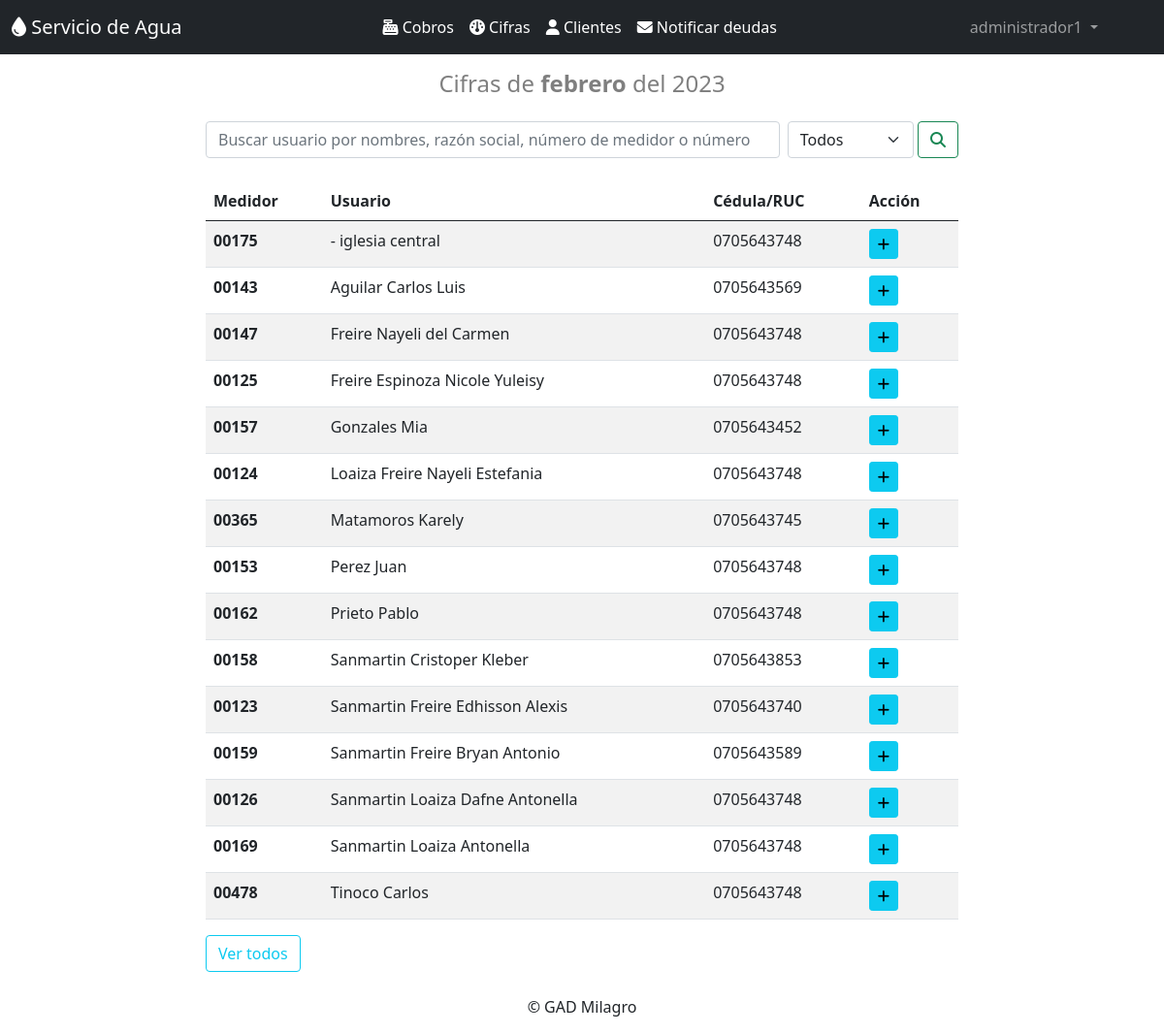
The app's page /cifras/ (signed in), older data.
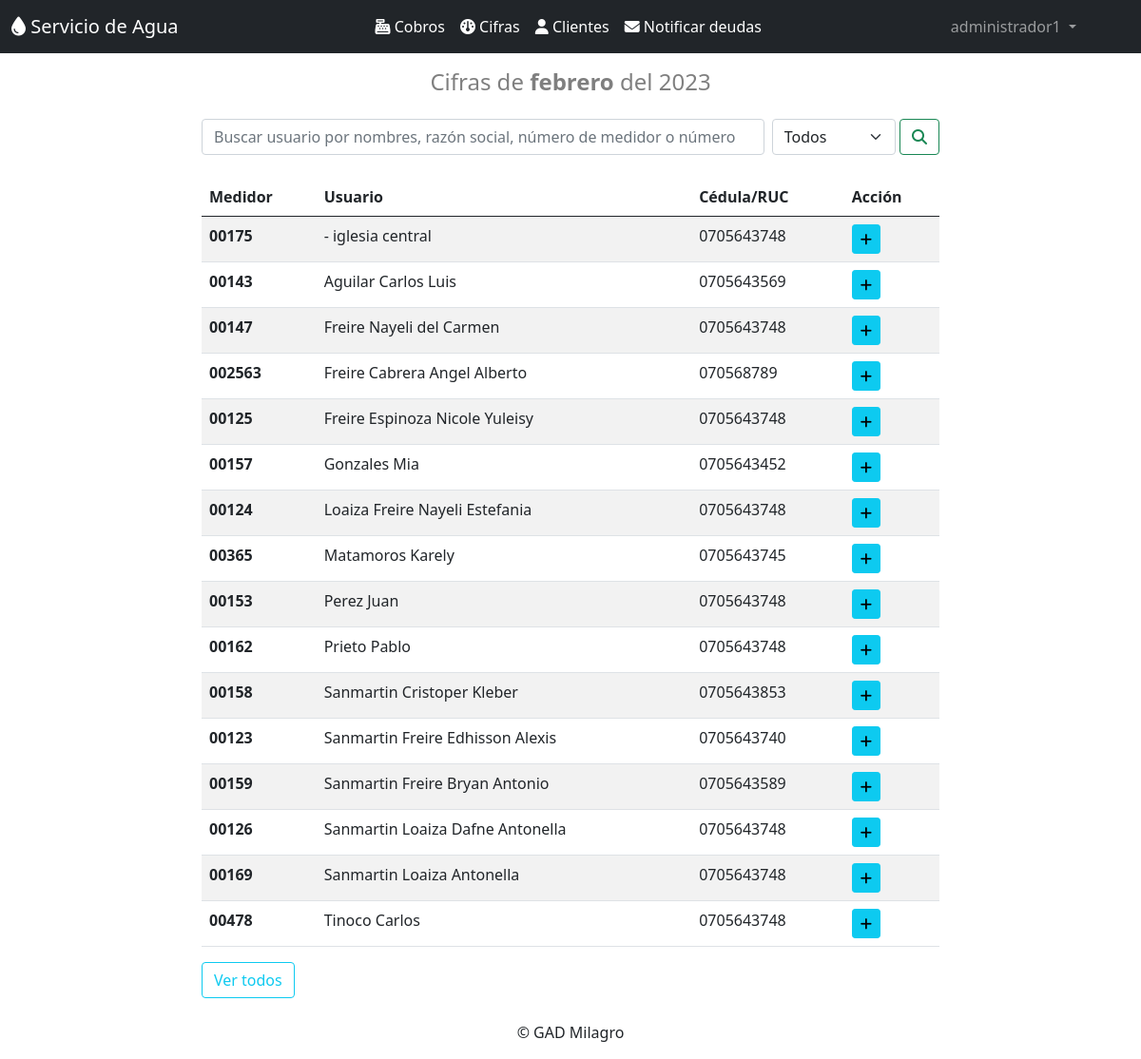
The same page, newer data.
### clientes/models.py (models this page shows, shortened)
class Cliente(models.Model):
    nombres=models.CharField(max_length=50)
    apellidos=models.CharField(max_length=30,null=True, blank=True)
    detalle=models.CharField(max_length=30,null=True, blank=True)
    medidor=models.CharField(max_length=10, unique=True)
    cedula=models.CharField(max_length=15)
    email=models.EmailField()
    direccion=models.CharField(max_length=50,null=True, blank=True)
    celular=models.CharField(max_length=10,null=True, blank=True)
    deuda=models.CharField(max_length=1, choices=deuda, default='n',null=True, blank=True)
    ultima_cifra=models.CharField(max_length=30,default='null',null=True, blank=True)
    class Meta:
        db_table = 'cliente'
        verbose_name = 'Cliente'
        verbose_name_plural = 'clientes'
        ordering = ['apellidos']

### cifras/views.py (the view)
# urls.py: path('cifras/', seleccion_clientes),
def seleccion_clientes(request):
    busqueda = request.GET.get("buscar")
    filtro = request.GET.get("filtro")
    try:
        clientes = Cliente.objects.all()
    except Cliente.DoesNotExist:
        raise Http404
    date = datetime.date.today()
    año = date.strftime("%Y")
    mes = date.strftime("%B")
    fecha = mes+año
    try:
        if busqueda and (str(filtro)=='1' or str(filtro)=='2'):
            if str(filtro) == '2':
                    clientes = Cliente.objects.filter(
                        Q(ultima_cifra__icontains = fecha)).filter(
                        Q(nombres__icontains = busqueda) |
                        Q(apellidos__icontains = busqueda)|
                        Q(medidor__icontains = busqueda) |
                        Q(cedula__icontains = busqueda)
                    ).distinct()
                    messages.success(request, "los resultados para la busqueda "+busqueda+" y el filto 'cifras ingresadas' son:")
            if str(filtro) == '1':
                clientes = Cliente.objects.filter(
                    Q(nombres__icontains = busqueda) |
                    Q(apellidos__icontains = busqueda)|
                    Q(medidor__icontains = busqueda) |
                    Q(cedula__icontains = busqueda)
                ).exclude(
                    Q(ultima_cifra__icontains = fecha)).distinct()
                messages.success(request, "los resultados para la busqueda "+busqueda+" y el filto 'cifras por ingresar' son:")
        else:
            if busqueda:
                messages.success(request, " Los resultados encontrados para la busqueda '"+busqueda+"' son:")
                clientes = Cliente.objects.filter(
                    Q(nombres__icontains = busqueda) |
                    Q(apellidos__icontains = busqueda)|
                    Q(medidor__icontains = busqueda) |
                    Q(cedula__icontains = busqueda)
                ).distinct()
            if filtro:
                if str(filtro) == '2':
                    clientes = Cliente.objects.filter(
                        Q(ultima_cifra__icontains = fecha)).distinct()
                    messages.success(request, "Los usuarios con cifras actualizadas son:")
                if str(filtro) == '1':
                    clientes = Cliente.objects.exclude(
                        Q(ultima_cifra__icontains = fecha)).distinct()
                    messages.success(request, "Los usuarios con cifras sin ingresar son:")
    except Cliente.DoesNotExist:
                raise Http404
    return render(request, "cifras.html", {"clientes": clientes,"filtro":filtro,"fecha":fecha,"mes":mes, "año":año})

### templates/cifras.html (shortened to what this page needs)
{% extends "home.html" %}
{% block content %}
{% load i18n %}
<div class="container mb-1 " style="max-width: 800px;">
    <h4 class="text-black-50 text-center py-3"> Cifras de <b>{% filter slugify %}{% trans mes %}{% endfilter %}</b> del {{ año }}</h4>
</div>
<div class="container " style="max-width: 800px;">
    <form class="d-flex" method="GET">
        <input class="form-control me-2" type="search" placeholder="Buscar usuario por nombres, razón social, número de medidor o número de cédula" aria-label="Search" name="buscar" value="">
        <select name="filtro" style="max-width: 130px;" class="form-select" aria-label="Default select example">
            <option selected>Todos</option>
        </select>&nbsp;
        <button class="btn btn-outline-success" type="submit"><i class="fa-solid fa-magnifying-glass"></i></button>
    </form>
</div>
<div class="container py-4" style="max-width: 800px;">
    <table class="table table-responsive table-striped">
        <thead>
            <tr>
                <th>Medidor</th>
                <th>Usuario</th>
                <th>Cédula/RUC</th>
                <th>Acción</th>
            </tr>
        </thead>
        <tbody>
            {% for cliente in clientes %}
            <tr>
              <th scope="row">{{ cliente.medidor }}</th>
                <td>{% if cliente.apellidos == None %} - {% else %} {{ cliente.apellidos }} {% endif %}{{ cliente.nombres }} </td>
                <td>{{ cliente.cedula }}</td>
                <td>
                    {% if cliente.ultima_cifra == fecha %}
                        <a class="btn btn-sm btn-outline-warning " href="/ingresarcifra/{{cliente.id}}"><i class="fa-solid fa-eye"></i></a>
                    {% else %}
                        <a class="btn btn-sm btn-info " href="/ingresarcifra/{{cliente.id}}"><i class="fa-solid fa-plus"></i></a>
                    {% endif %}
                </td>
            </tr>
            {% endfor %}
            </tbody>
    </table>
    <a class="btn btn-outline-info" href="/cifras">Ver todos</a> &nbsp;&nbsp;
</div>
{% endblock %}

Row changes from the older to the newer data that the page shows:
added Cliente: medidor "002563", apellidos "Freire Cabrera", nombres "Angel Alberto", cedula "070568789"
